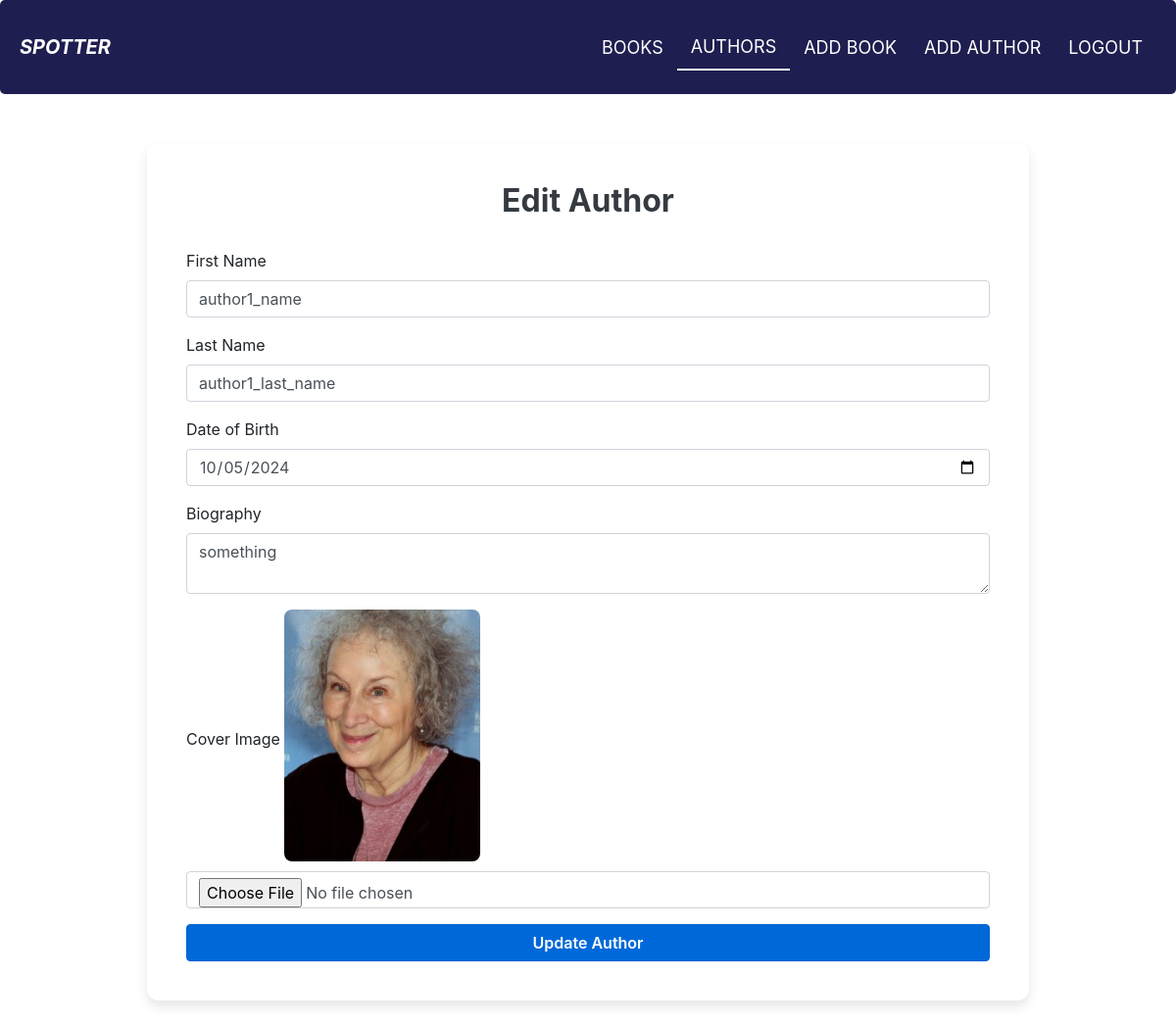
The app's page /authors/edit_author/11 (signed in) with its own data.
### authors/models.py (models this page shows, shortened)
class Author(models.Model):
    first_name = models.CharField(max_length=100)
    last_name = models.CharField(max_length=100)
    date_of_birth = models.DateField(null=True, blank=True)
    biography = models.TextField(null=True, blank=True)
    image = models.ImageField(upload_to='authors_images/', null=True, blank=True)

### authors/views.py (the view)
# urls.py: path('edit_author/<int:id>', views.edit_author, name='edit_author'),
@user_passes_test(is_superuser)
def edit_author(request, id):
    author = get_object_or_404(Author, id=id)
    form = AuthorForm(instance=author)
    return render(request, 'edit_author.html', {'form': form, 'id': id})

### authors/forms.py
class AuthorForm(forms.ModelForm):
    class Meta:
        model = Author
        fields = ['first_name', 'last_name', 'date_of_birth', 'biography', 'image']
        widgets = {
            'date_of_birth': forms.DateInput(attrs={'type': 'date'}),
            'biography': forms.Textarea(attrs={'rows': 4}),
        }
    def __init__(self, *args, **kwargs):
        super().__init__(*args, **kwargs)
        for field in self.fields.values():
            field.widget.attrs.update({'class': 'form-control'})

### authors/views.py (called while the page is built)
def is_superuser(user):
    return user.is_authenticated and user.is_superuser

### authors/templates/edit_author.html (shortened to what this page needs)
<!DOCTYPE html>
<html lang="en">
<head>
    <link href="https://maxcdn.bootstrapcdn.com/bootstrap/4.5.2/css/bootstrap.min.css" rel="stylesheet">    <title>authors</title>
</head>
<body>
{% include 'navbar.html' %}
<div class="container">
    <div class="form-container">
        <h2 class="form-title">Edit Author</h2>
        <form id="editAuthorForm" enctype="multipart/form-data">
            <div class="mb-3">
                <label for="first_name" class="form-label">First Name</label>
                <input type="text" name="first_name" id="first_name" class="form-control" value="{{ form.first_name.value }}" required />
            </div>
            <div class="mb-3">
                <label for="last_name" class="form-label">Last Name</label>
                <input type="text" name="last_name" id="last_name" class="form-control" value="{{ form.last_name.value }}" required />
            </div>
            <div class="mb-3">
                <label for="date_of_birth" class="form-label">Date of Birth</label>
                <input type="date" name="date_of_birth" id="date_of_birth" class="form-control" value="{{ form.date_of_birth.value|date:'Y-m-d' }}" />
            </div>
            <div class="mb-3">
                <label for="biography" class="form-label">Biography</label>
                <textarea name="biography" id="biography" class="form-control">{{ form.biography.value }}</textarea>
            </div>
            <div class="mb-3">
                <label for="image" class="form-label">Cover Image</label>
                {% if form.instance.image %}
                    <img src="{{ form.instance.image.url }}" alt="Author image" class="img-preview">
                {% endif %}
                <input type="file" name="image" id="image" class="form-control" />
            </div>
            <button type="submit" class="btn btn-primary w-100">Update Author</button>
        </form>
    </div>
</div>
</body>
</html>

### authors/templates/edit_author.html (style rules this page uses)
.form-container { max-width: 900px; margin: 50px auto; padding: 40px; background-color: #ffffff; border-radius: 12px; box-shadow: 0 6px 12px rgba(0, 0, 0, 0.1); }
.form-title { text-align: center; margin-bottom: 30px; font-size: 2rem; font-weight: 700; color: #343a40; }
.btn-primary { background-color: #0069d9; border-color: #0062cc; font-weight: 600; }
.img-preview { max-width: 200px; border-radius: 8px; margin-bottom: 10px; }

### records on screen
Author: first_name "author1_name", last_name "author1_last_name", date_of_birth "10/05/2024", biography "something", instance.image (picture)
